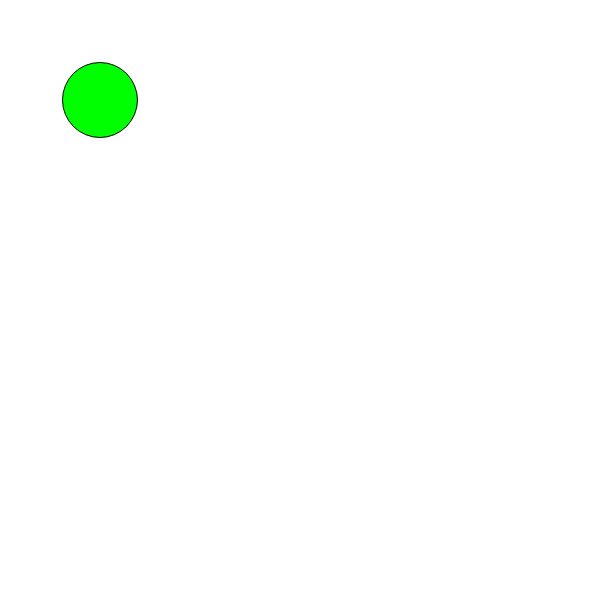
Frame 1 (no input)
Frame 60 (no input): identical to frame 1, image omitted
Frame 120 (the mouse pressed at the canvas centre since frame 60): identical to frame 1, image omitted

The p5.js sketch that drew this single still picture (run headless with seeded random() and noise() and a simulated clock; from frame 60 on, the mouse is pressed at the canvas centre):

// p5.js sketch
// ── sketch.js
var x = 100;
var y = 100;
//starting postion
var dia = 75;
var rad = dia/2;
//radius is half the diameter
function setup() {
  createCanvas(600, 600);
  //change the cnavas size and the ball should still stop at the end
  background(200);
}

function draw() {
  background(255);
  var d = dist(mouseX, mouseY, x, y);
  if (d < rad) {
    fill(255, 0, 0);
  } else {
    fill(0, 255, 0);
  }
  //if mouse is in the circle it will change from green to red because     of the else statement
  ellipse(x, y, dia, dia);
  if (keyIsPressed) {
    if (keyCode == UP_ARROW) {
      y = max(rad, y - 5);
    } else if (keyCode == DOWN_ARROW) {
      y = min(y + 5, width-rad);
    } else if (keyCode == RIGHT_ARROW) {
      x = min(x + 5, width-rad);
    } else if (keyCode == LEFT_ARROW) {
      x = max(rad, x - 5);
    }
  }
}
